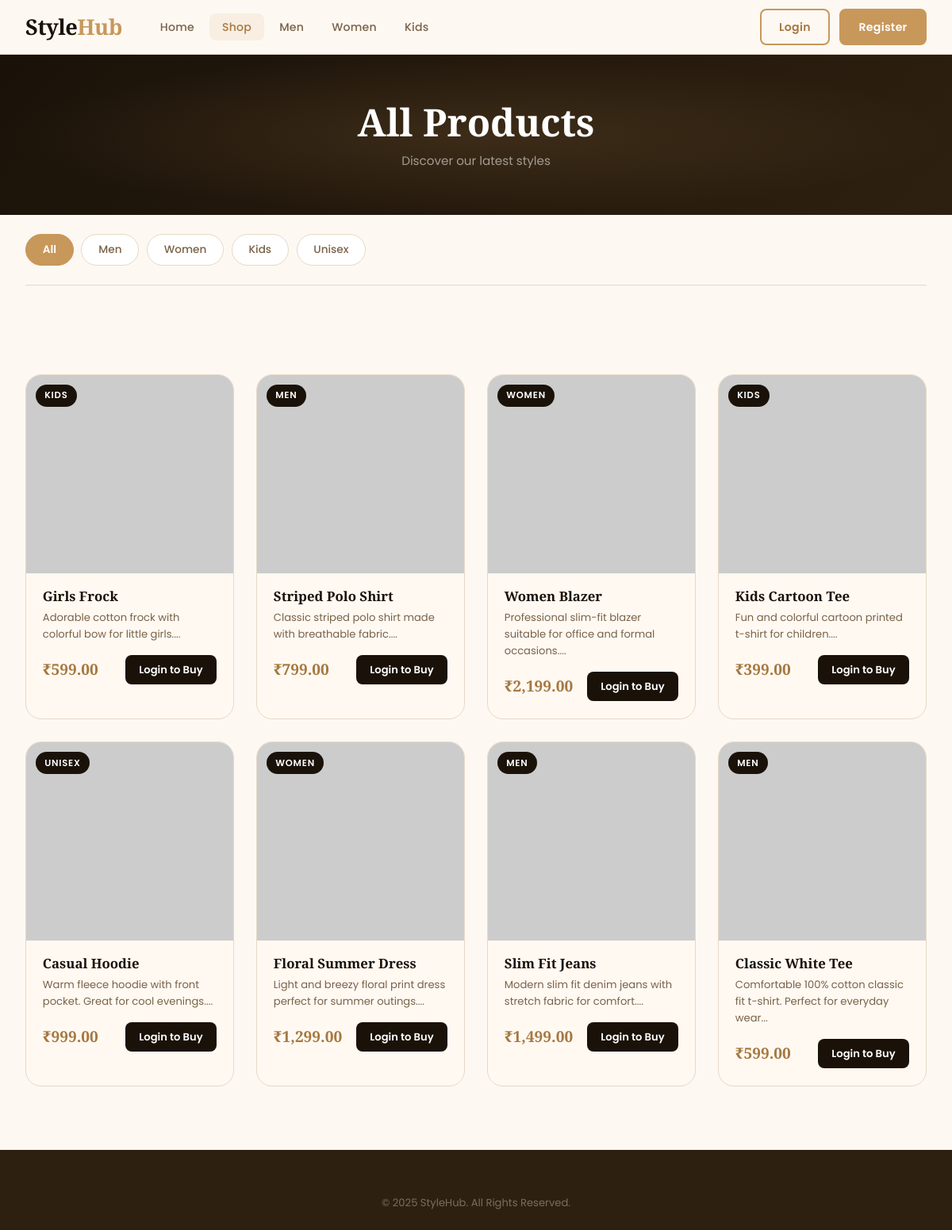
/products.php, run on the app's committed database.
### tables this page shows
CREATE TABLE products (
    id INT AUTO_INCREMENT PRIMARY KEY,
    name VARCHAR(150) NOT NULL,
    description TEXT,
    price DECIMAL(10,2) NOT NULL,
    category VARCHAR(50) NOT NULL,         
    image VARCHAR(255) DEFAULT 'placeholder.jpg',
    stock INT DEFAULT 10,
    created_at TIMESTAMP DEFAULT CURRENT_TIMESTAMP
);

### products.php (the view, shortened to what this page needs)
<?php
require_once 'config.php';
$category = isset($_GET['category']) ? trim($_GET['category']) : '';
if (!empty($category)) {
    $stmt = mysqli_prepare($conn, "SELECT * FROM products WHERE category = ? ORDER BY id DESC");
    mysqli_stmt_bind_param($stmt, "s", $category);
    mysqli_stmt_execute($stmt);
    $result = mysqli_stmt_get_result($stmt);
} else {
    $result = mysqli_query($conn, "SELECT * FROM products ORDER BY id DESC");
}
$cart_count = 0;
?>
<!DOCTYPE html>
<html lang="en">
<head>
    <link rel="stylesheet" href="style.css">
</head>
<body>
<nav class="navbar">
    <div class="nav-container">
        <a href="index.php" class="logo">Style<span>Hub</span></a>
        <ul class="nav-links">
            <li><a href="index.php">Home</a></li>
            <li><a href="products.php" class="active">Shop</a></li>
            <li><a href="products.php?category=Men">Men</a></li>
            <li><a href="products.php?category=Women">Women</a></li>
            <li><a href="products.php?category=Kids">Kids</a></li>
        </ul>
        <div class="nav-right">
            <?php if (isset($_SESSION['user_id'])): ?>
                <a href="cart.php" class="btn-icon">🛒 Cart (<?= $cart_count ?>)</a>
                <?php if ($_SESSION['is_admin']): ?>
                    <a href="admin.php" class="btn-outline">Admin</a>
                <?php endif; ?>
                <a href="logout.php" class="btn-primary">Logout</a>
            <?php else: ?>
                <a href="login.php" class="btn-outline">Login</a>
                <a href="register.php" class="btn-primary">Register</a>
            <?php endif; ?>
        </div>
    </div>
</nav>
<div class="page-header">
    <h1><?= $category ? htmlspecialchars($category) . "'s Collection" : "All Products" ?></h1>
    <p>Discover our latest styles</p>
</div>
<div class="container">
    <div class="filter-bar">
        <a href="products.php" class="filter-btn <?= empty($category) ? 'active' : '' ?>">All</a>
        <a href="products.php?category=Men" class="filter-btn <?= $category == 'Men' ? 'active' : '' ?>">Men</a>
        <a href="products.php?category=Women" class="filter-btn <?= $category == 'Women' ? 'active' : '' ?>">Women</a>
        <a href="products.php?category=Kids" class="filter-btn <?= $category == 'Kids' ? 'active' : '' ?>">Kids</a>
        <a href="products.php?category=Unisex" class="filter-btn <?= $category == 'Unisex' ? 'active' : '' ?>">Unisex</a>
    </div>
</div>
<section class="products-section">
    <div class="container">
        <?php if (mysqli_num_rows($result) == 0): ?>
            <div class="empty-state">
                <div class="empty-icon">👕</div>
                <h3>No products found</h3>
                <p>Try a different category</p>
                <a href="products.php" class="btn-primary">View All</a>
            </div>
        <?php else: ?>
            <div class="product-grid">
                <?php while ($product = mysqli_fetch_assoc($result)): ?>
                <div class="product-card">
                    <div class="product-img">
                        <img src="uploads/<?= htmlspecialchars($product['image']) ?>"
                             alt="<?= htmlspecialchars($product['name']) ?>"
                             onerror="this.src='https://placehold.co/300x380/f5e8d5/c8975a?text=No+Image'">
                        <span class="product-badge"><?= htmlspecialchars($product['category']) ?></span>
                    </div>
                    <div class="product-info">
                        <h3><?= htmlspecialchars($product['name']) ?></h3>
                        <p class="product-desc"><?= htmlspecialchars(substr($product['description'], 0, 70)) ?>...</p>
                        <div class="product-footer">
                            <span class="price"><?= CURRENCY . number_format($product['price'], 2) ?></span>
                            <?php if (isset($_SESSION['user_id'])): ?>
                                <a href="cart.php?action=add&id=<?= $product['id'] ?>"
                                   class="btn-cart"
                                   onclick="showToast('Added to cart!')">
                                    Add to Cart
                                </a>
                            <?php else: ?>
                                <a href="login.php" class="btn-cart">Login to Buy</a>
                            <?php endif; ?>
                        </div>
                    </div>
                </div>
                <?php endwhile; ?>
            </div>
        <?php endif; ?>
    </div>
</section>
<footer class="footer">
    <div class="container">
        <div class="footer-bottom">
            <p>&copy; 2025 StyleHub. All Rights Reserved.</p>
        </div>
    </div>
</footer>
</body>
</html>

### data on the page
products: category "KIDS", name "Girls Frock", description "Adorable cotton frock with colorful bow for little girls.", price "599.00"
products: category "MEN", name "Striped Polo Shirt", description "Classic striped polo shirt made with breathable fabric.", price "799.00"
products: category "WOMEN", name "Women Blazer", description "Professional slim-fit blazer suitable for office and formal occasions.", price "2,199.00"
products: category "KIDS", name "Kids Cartoon Tee", description "Fun and colorful cartoon printed t-shirt for children.", price "399.00"
products: category "UNISEX", name "Casual Hoodie", description "Warm fleece hoodie with front pocket. Great for cool evenings.", price "999.00"
products: category "WOMEN", name "Floral Summer Dress", description "Light and breezy floral print dress perfect for summer outings.", price "1,299.00"
products: category "MEN", name "Slim Fit Jeans", description "Modern slim fit denim jeans with stretch fabric for comfort.", price "1,499.00"
products: category "MEN", name "Classic White Tee", description "Comfortable 100% cotton classic fit t-shirt. Perfect for everyday wear", price "599.00"
